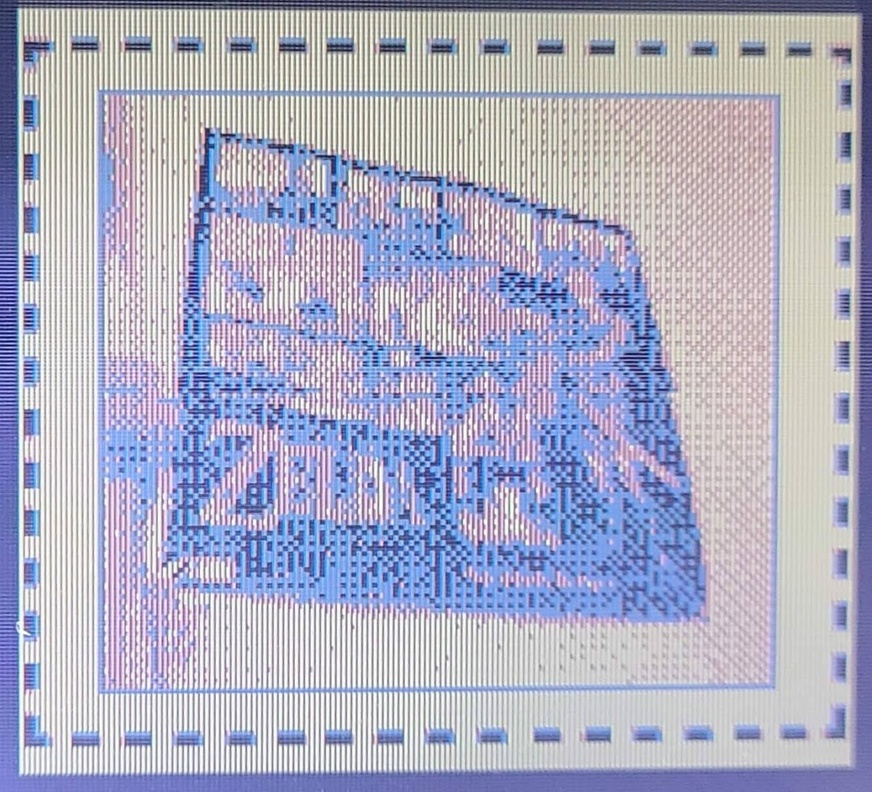
#> input picture test-input/zelda-poster-3.jpg, 872 x 792 px, shrunk from 1260 x 1145 before the run
$ python analyze_zelda3_corners.py
#> lines starting #> are read from the running program, lines starting #| are printed output that depends on the picture; after the words box and inside, x2 and y2 are one past the last pixel; in counts of white or black regions, pixels touching at a corner belong together
#> further down, img is the input picture: shape (792, 872, 3); mean B, G, R 195.6, 174, 172.9
#| Input shape: (792, 872, 3)
### gbcam_warp.py
#!/usr/bin/env python3
"""
gbcam_warp.py — Warp step: perspective correction

Takes a phone photo of a GBA SP screen and outputs a perspective-corrected
image of the full 160x144 GB screen at a fixed pixel scale.

Processing:
  1. Detect the four corners of the white filmstrip frame using brightness
     thresholding and contour analysis.
  2. Apply an initial perspective warp to (SCREEN_W*scale) x (SCREEN_H*scale).
  3. Two-pass inner-border refinement:
       All four edges scan FROM the white-frame side for maximum reliability.
       Top/left scan directly; bottom/right flip the profile so the frame
       comes first, find the frame->border drop, subtract (scale-1) for the
       outer edge.  Back-project corrected corners to the original photo and
       re-warp in a single pass -- no black bars possible.

Input:  phone photo (.jpg / .png, any size)
Output: <stem>_warp.png -- colour PNG, (160*scale) x (144*scale) px

Standalone usage:
  python gbcam_warp.py photo.jpg [photo2.jpg ...]  [options]
  python gbcam_warp.py --dir ./photos              [options]

Options:
  --output-dir DIR    Where to write output files (default: same dir as input)
  --scale N           Pixels per GB pixel (default: 8)
  --threshold T       Brightness threshold for screen detection (default: 180)
  --debug             Save intermediate debug images
"""

import cv2
import numpy as np
from scipy.ndimage import gaussian_filter1d
import argparse
import sys
import traceback
from pathlib import Path

from gbcam_common import (
    SCREEN_W, SCREEN_H, INNER_TOP, INNER_BOT, INNER_LEFT, INNER_RIGHT,
    STEP_SUFFIX,
    log, set_verbose, save_debug, collect_inputs, make_output_path,
)

SUFFIX = STEP_SUFFIX["warp"]


# ---------------------------------------------------------------------------
# Corner detection
# ---------------------------------------------------------------------------

def _order_corners(pts):
    pts  = pts.astype(float)
    s    = pts.sum(axis=1)
    diff = np.diff(pts, axis=1).ravel()
    return np.array([pts[np.argmin(s)], pts[np.argmin(diff)],
                     pts[np.argmax(s)], pts[np.argmax(diff)]], dtype=np.float32)


def _score_quad(ordered, img_w, img_h, target_aspect=160/144):
    TL, TR, BR, BL = ordered
    top   = float(np.linalg.norm(TR - TL))
    bot   = float(np.linalg.norm(BR - BL))
    left  = float(np.linalg.norm(BL - TL))
    right = float(np.linalg.norm(BR - TR))
    w_avg = (top + bot) / 2
    h_avg = (left + right) / 2
    if h_avg < 10:
        return 1e9
    aspect_err   = abs(w_avg / h_avg / target_aspect - 1.0)
    parallel_err = (abs(top - bot) / max(w_avg, 1)
                    + abs(left - right) / max(h_avg, 1))
    margin = 5
    clips = sum([TL[0] < margin, TL[1] < margin,
                 TR[0] > img_w - margin, TR[1] < margin,
                 BR[0] > img_w - margin, BR[1] > img_h - margin,
                 BL[0] < margin, BL[1] > img_h - margin])
    return aspect_err * 2.0 + parallel_err + clips * 0.1


def find_screen_corners(img, thresh_val=180, debug=False, debug_dir=None, stem=None):
    """Locate the four corners of the white GB screen frame."""
#> called with thresh_val = 180, debug = False
    gray         = cv2.cvtColor(img, cv2.COLOR_BGR2GRAY)
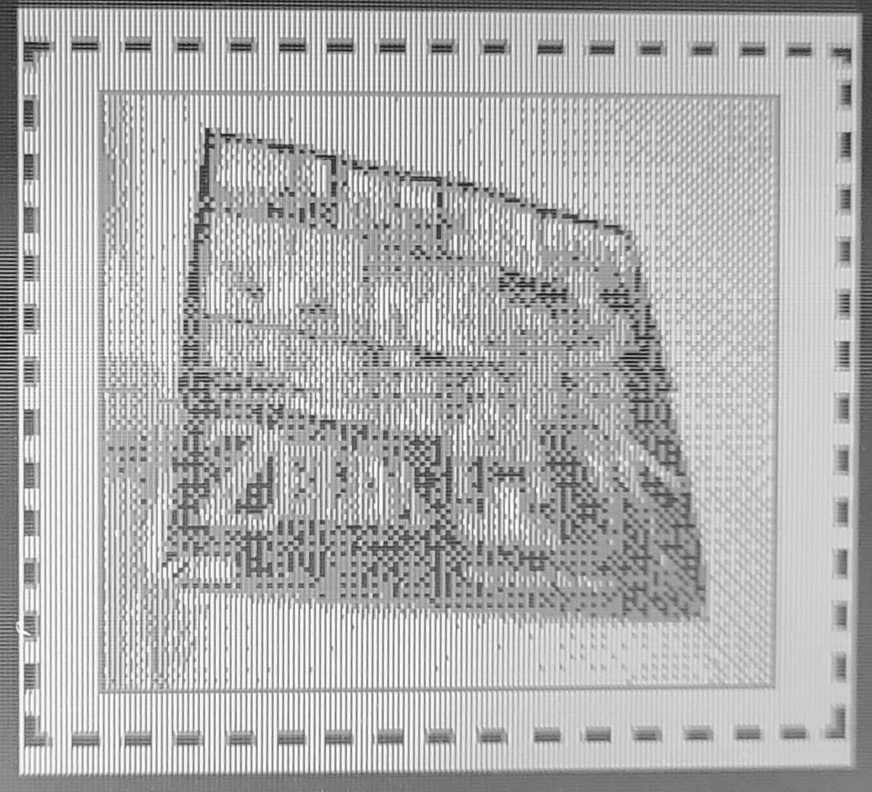
#> gray: shape (792, 872); min 9, max 255, mean 176.1
    img_h, img_w = gray.shape
#> img_h = 792; img_w = 872
    kernel       = np.ones((7, 7), np.uint8)
    best         = None

    for thresh in range(thresh_val, 114, -5):
        _, binary   = cv2.threshold(gray, thresh, 255, cv2.THRESH_BINARY)
        closed      = cv2.morphologyEx(binary, cv2.MORPH_CLOSE, kernel)
        contours, _ = cv2.findContours(closed, cv2.RETR_EXTERNAL,
                                        cv2.CHAIN_APPROX_SIMPLE)
        if not contours:
            continue
        contours = sorted(contours, key=cv2.contourArea, reverse=True)
        largest  = contours[0]
        area     = cv2.contourArea(largest)
        if area < 1000:
            continue
        hull = cv2.convexHull(largest)
        peri = cv2.arcLength(hull, True)
        quad = None
        for eps in [0.02, 0.03, 0.05, 0.01, 0.10]:
            approx = cv2.approxPolyDP(hull, eps * peri, True).reshape(-1, 2)
            if len(approx) == 4:
                quad = approx
                break
        if quad is None:
            x, y, w, h = cv2.boundingRect(largest)
            quad = np.array([[x, y], [x+w, y], [x+w, y+h], [x, y+h]])
        ordered = _order_corners(quad.astype(float))
        score   = _score_quad(ordered, img_w, img_h)
        if best is None or score < best[0]:
            x, y, w, h = cv2.boundingRect(largest)
            aspect = w / h if h else 0
            best = (score, ordered, thresh, area, aspect)
        if score < 0.05:
            break
#> this loop made 3 passes
#> (area, peri, x, y, w, h, aspect) on passes 1, 3: (633068, 3183.1, 0, 9, 859, 767, 1.12), (635476.5, 3186.7, 0, 8, 859, 768, 1.12)
#> (area, peri) on pass 2: (634250.5, 3185)
#> pass 1, in find_screen_corners, `_, binary   = cv2.threshold(gray, thresh, 255, cv2.THRESH_BINARY)`:
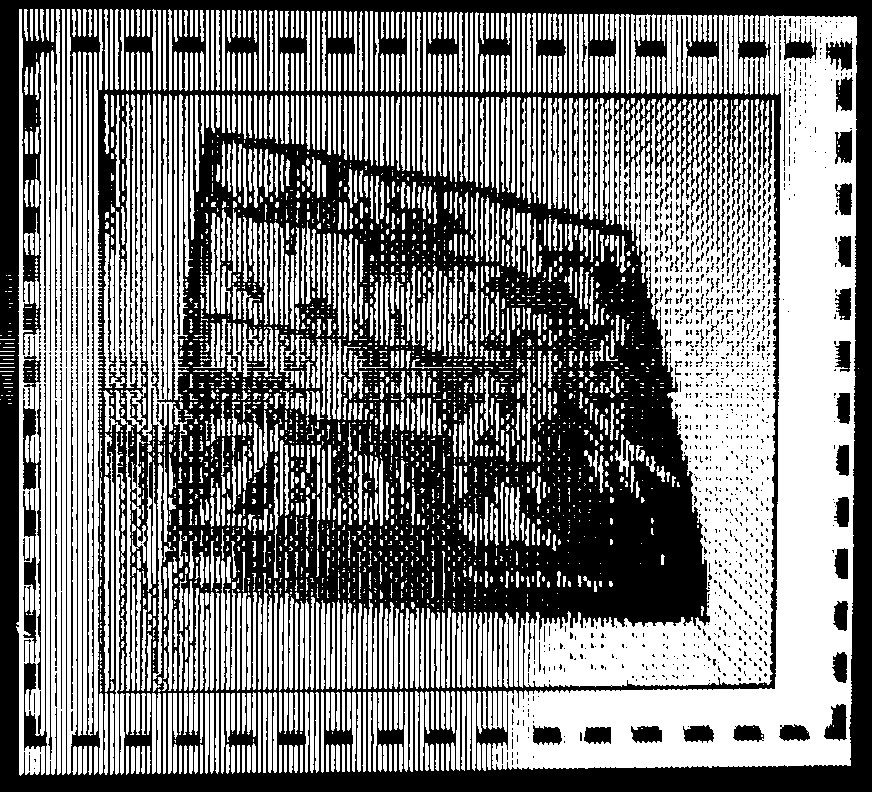
#> binary: shape (792, 872); 49.2% white; 2996 white regions (1810 under 20 px), largest, box (x1, y1, x2, y2) and area: (492, 15, 857, 770) 69770, (519, 98, 776, 688) 57729, (16, 9, 93, 776) 34342
#> pass 1, in find_screen_corners, `closed      = cv2.morphologyEx(binary, cv2.MORPH_CLOSE, kernel)`:
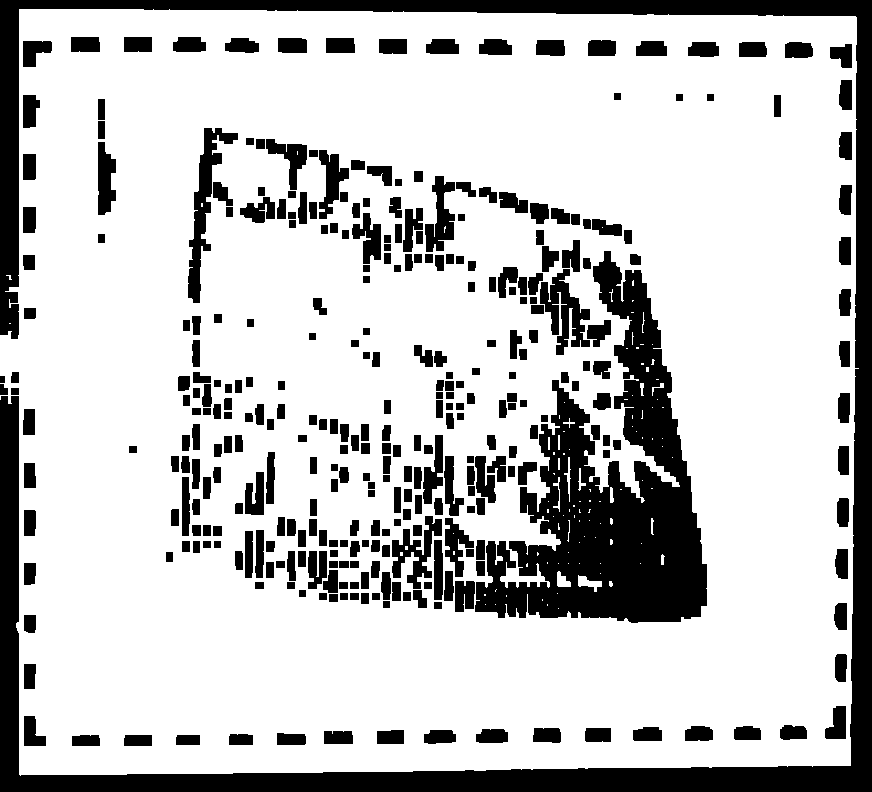
#> closed: shape (792, 872); 76.8% white; 335 black regions, largest, box (x1, y1, x2, y2) and area: (0, 0, 872, 792) 55764, (475, 251, 707, 623) 37306, (188, 128, 238, 303) 2466
#> pass 2, in find_screen_corners, `closed      = cv2.morphologyEx(binary, cv2.MORPH_CLOSE, kernel)`:
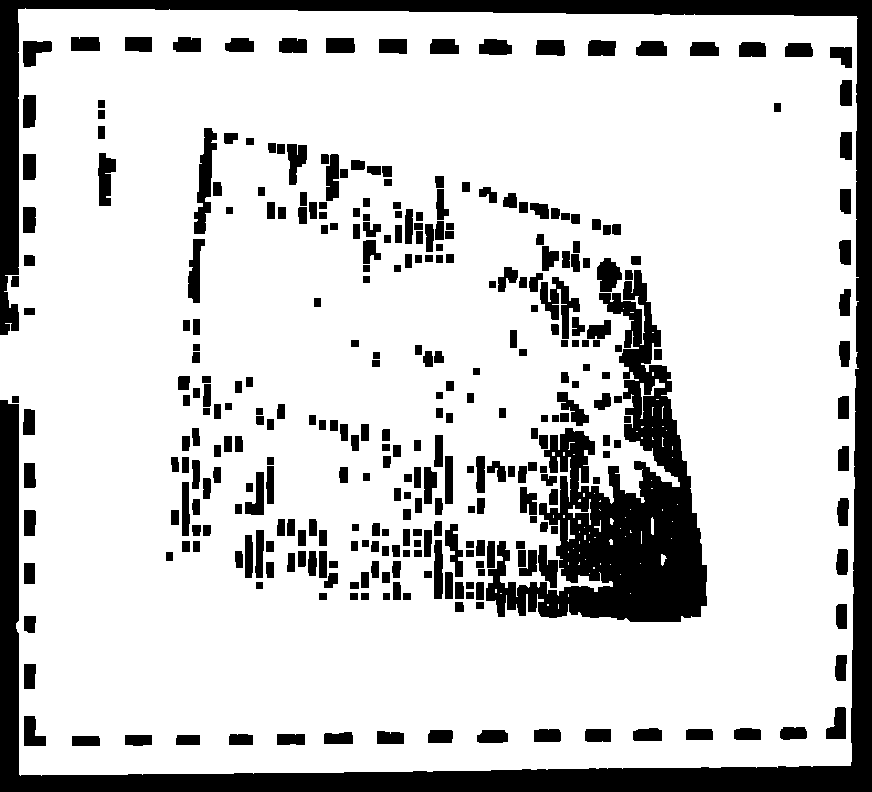
#> closed: shape (792, 872); 80.1% white; 331 black regions, largest, box (x1, y1, x2, y2) and area: (0, 0, 872, 792) 54728, (486, 270, 707, 622) 29326, (194, 128, 217, 234) 1218
#> after the loop:
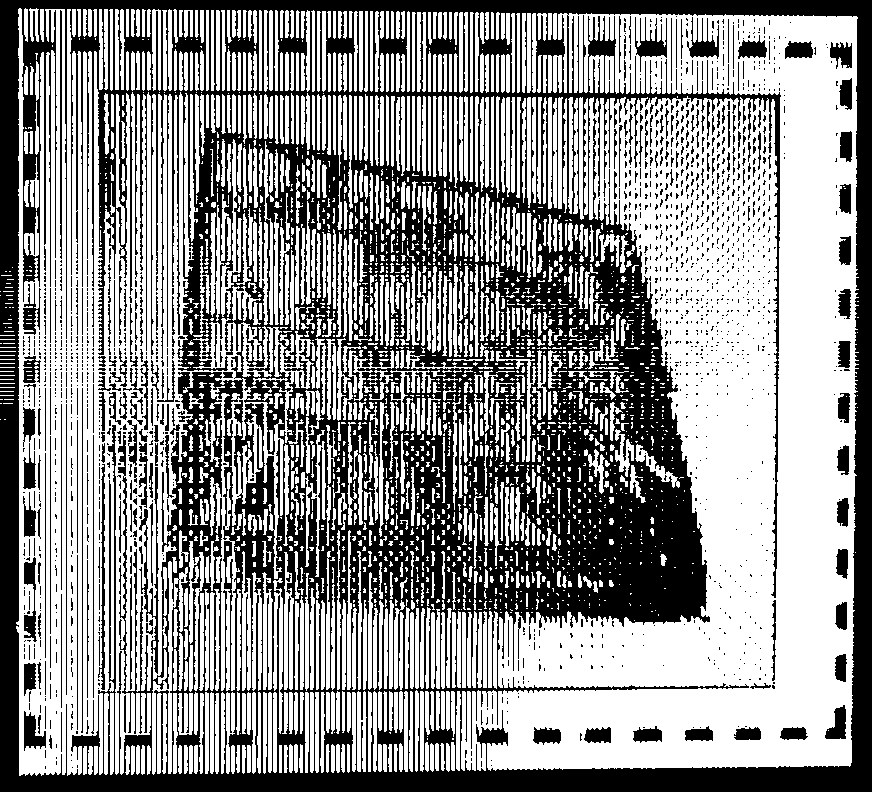
#> binary: shape (792, 872); 56.8% white; 1676 black regions (1454 under 20 px), largest, box (x1, y1, x2, y2) and area: (0, 0, 872, 792) 265732, (139, 467, 159, 674) 914, (98, 464, 105, 690) 623
#> after the loop:
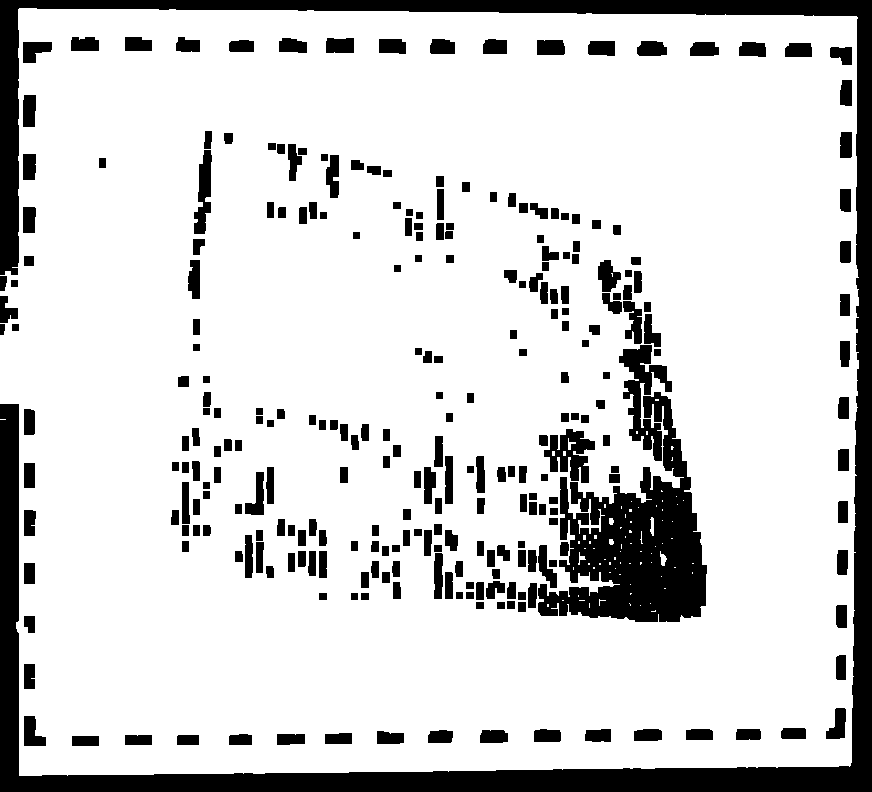
#> closed: shape (792, 872); 82.9% white; 276 black regions, largest, box (x1, y1, x2, y2) and area: (0, 0, 872, 792) 53032, (538, 392, 707, 622) 18691, (619, 345, 672, 461) 2467
#> after the loop, aspect = 1.12; h = 768; w = 859; x = 0; y = 8

    if best is None:
        raise RuntimeError("No bright contour found -- try adjusting --threshold")

    score, ordered, used_thresh, area, aspect = best
#> ordered = [[18, 9], [856, 16], [850, 765], [19, 775]]; used_thresh = 170
    log(f"  Contour: area={area:.0f}  aspect={aspect:.3f} "
        f"(expected~{SCREEN_W/SCREEN_H:.3f})  thresh={used_thresh}  "
        f"quad_score={score:.4f}")
    if score > 0.15:
        log("  WARNING: quad quality is low -- detection may be unreliable")
    log(f"  Corners (TL TR BR BL): {ordered.astype(int).tolist()}")

    if debug and debug_dir and stem:
        dbg = img.copy()
        for pt in ordered:
            cv2.circle(dbg, tuple(pt.astype(int)), 14, (0, 255, 0), -1)
        cv2.polylines(dbg, [ordered.reshape(-1, 1, 2).astype(int)],
                      True, (0, 255, 0), 3)
        save_debug(dbg, debug_dir, stem, "warp_a_corners")
    return ordered


# [638 lines left out: functions _initial_warp, _first_dark_from_frame, _find_border_corners, _verify_dash_positions, _validate_inner_border, _find_border_points and 3 more, not called in this run]


# [2 lines that do not run on import are left out]

### gbcam_common.py
"""
gbcam_common.py — Shared constants and utilities for the GB Camera pipeline.
"""

import cv2
import numpy as np
import os
import sys

# ─────────────────────────────────────────────────────────────
# Game Boy Camera palette (grayscale values)
# ─────────────────────────────────────────────────────────────
GB_COLORS = [0, 82, 165, 255]    # #000000  #525252  #A5A5A5  #FFFFFF

# ─────────────────────────────────────────────────────────────
# Screen geometry (in GB pixels)
# ─────────────────────────────────────────────────────────────
SCREEN_W    = 160   # Full GBA SP display width
SCREEN_H    = 144   # Full GBA SP display height
FRAME_THICK = 16    # White filmstrip frame thickness on each side

CAM_W = 128         # Game Boy Camera image width
CAM_H = 112         # Game Boy Camera image height

# Inner border (1-px-wide #525252 band) outer-edge positions in GB pixel coords.
# This band separates the white frame from the camera image area.
INNER_TOP   = FRAME_THICK - 1        # 15
INNER_BOT   = FRAME_THICK + CAM_H    # 128
INNER_LEFT  = FRAME_THICK - 1        # 15
INNER_RIGHT = FRAME_THICK + CAM_W    # 144

# ─────────────────────────────────────────────────────────────
# Pipeline step registry
#
# Steps are referred to by name throughout the pipeline.
# STEP_ORDER defines the canonical sequence.
# STEP_SUFFIX maps each step name to the suffix its output file gets.
# STEP_INPUT_SUFFIX maps each step name to the suffix it expects on its input
#   (None for 'warp', which accepts raw phone photos).
# ─────────────────────────────────────────────────────────────
STEP_ORDER = ["warp", "correct", "crop", "sample", "quantize"]

STEP_SUFFIX = {
    "warp":     "_warp",
    "correct":  "_correct",
    "crop":     "_crop",
    "sample":   "_sample",
    "quantize": "_gbcam",
}

STEP_INPUT_SUFFIX = {
    "warp":     None,          # raw phone photo
    "correct":  "_warp",
    "crop":     "_correct",
    "sample":   "_crop",
    "quantize": "_sample",
}

STEP_DESCRIPTION = {
    "warp": (
        "Perspective correction — detects the four corners of the white filmstrip "
        "frame in the phone photo, perspective-warps the screen to a clean "
        "(160*scale)×(144*scale) rectangle, then refines the alignment by snapping "
        "the inner #525252 border band to its exact expected position."
    ),
    "correct": (
        "Front-light correction — compensates for the GBA SP's side-mounted "
        "front-light, which creates a smooth 2-D brightness gradient across the "
        "screen (both horizontally and vertically). The effect is affine per pixel. "
        "A degree-2 bivariate polynomial is fit to reference measurements from all "
        "four filmstrip frame strips (white reference) and all four inner #525252 "
        "border bands (dark reference), then the per-pixel affine model is inverted."
    ),
    "crop": (
        "Frame crop — discards the white filmstrip frame and keeps only the "
        "128×112 GB Camera image area, producing a (128*scale)×(112*scale) image."
    ),
    "sample": (
        "Pixel sampling — reduces each (scale×scale) block to a single "
        "representative brightness value by sampling the interior of the block "
        "(avoiding pixel-gap and pixel-bleeding artifacts) and taking the median. "
        "Produces a true 128×112 grayscale image."
    ),
    "quantize": (
        "Color quantization — maps each of the 128×112 brightness samples to the "
        "nearest of the four original GB Camera palette colors: #000000 (0), "
        "#525252 (82), #A5A5A5 (165), #FFFFFF (255). After the correct step has "
        "normalized the brightness, k-means clustering on the sample values finds "
        "the four color clusters cleanly. Falls back to frame-geometry reference "
        "points or sample min/max if k-means is unavailable."
    ),
}

# ─────────────────────────────────────────────────────────────
# Logging
# ─────────────────────────────────────────────────────────────
_verbose = False


def set_verbose(v: bool):
    global _verbose
    _verbose = v


def log(msg: str, always: bool = False):
    if always or _verbose:
        print(msg)


# ─────────────────────────────────────────────────────────────
# Debug image saving
# ─────────────────────────────────────────────────────────────

# [68 lines left out: functions save_debug, collect_inputs, make_output_path, strip_step_suffix, not called in this run]

### analyze_zelda3_corners.py
#!/usr/bin/env python3
"""Analyze the warp corner detection for zelda-poster-3."""

import sys
sys.path.insert(0, '.')

from gbcam_warp import find_screen_corners, _find_border_corners
import cv2
import numpy as np
from pathlib import Path

# Load input
input_path = Path("test-input/zelda-poster-3.jpg")
img = cv2.imread(str(input_path))
print(f"Input shape: {img.shape}")

# Detect initial screen corners
print("\n=== INITIAL SCREEN CORNER DETECTION ===")
try:
    corners = find_screen_corners(img, thresh_val=180, debug=False)
#> corners = [[18, 9], [856, 16], [850, 765], [19, 775]]
    print(f"Screen corners (TL, TR, BR, BL):")
    for i, corner in enumerate(corners):
        print(f"  {['TL', 'TR', 'BR', 'BL'][i]}: {corner}")
#> this loop made 4 passes
#|   TL: [18.  9.]
#|   TR: [856.  16.]
#|   BR: [850. 765.]
#|   BL: [ 19. 775.]
except Exception as e:
    print(f"ERROR: {e}")
    import traceback
    traceback.print_exc()
